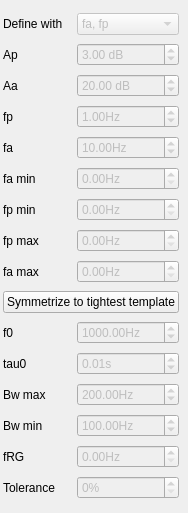
                <widget class="QWidget" name="scrollAreaWidgetContents_4">
                 <property name="geometry">
                  <rect>
                   <x>0</x>
                   <y>0</y>
                   <width>168</width>
                   <height>513</height>
                  </rect>
                 </property>
                 <property name="sizePolicy">
                  <sizepolicy hsizetype="Ignored" vsizetype="Preferred">
                   <horstretch>0</horstretch>
                   <verstretch>0</verstretch>
                  </sizepolicy>
                 </property>
                 <layout class="QGridLayout" name="gridLayout_32">
                  <property name="leftMargin">
                   <number>3</number>
                  </property>
                  <property name="rightMargin">
                   <number>9</number>
                  </property>
                  <item row="2" column="0">
                   <widget class="QLabel" name="label_aa">
                    <property name="text">
                     <string>Aa</string>
                    </property>
                   </widget>
                  </item>
                  <item row="16" column="1">
                   <widget class="QDoubleSpinBox" name="tol_box">
                    <property name="enabled">
                     <bool>false</bool>
                    </property>
                    <property name="suffix">
                     <string>%</string>
                    </property>
                    <property name="decimals">
                     <number>0</number>
                    </property>
                    <property name="minimum">
                     <double>0.000000000000000</double>
                    </property>
                    <property name="maximum">
                     <double>100.000000000000000</double>
                    </property>
                    <property name="singleStep">
                     <double>0.500000000000000</double>
                    </property>
                   </widget>
                  </item>
                  <item row="7" column="0">
                   <widget class="QLabel" name="label_fpmax">
                    <property name="text">
                     <string>fp max</string>
                    </property>
                   </widget>
                  </item>
                  <item row="6" column="1">
                   <widget class="ScienDSpinBox" name="fp_min_box">
                    <property name="enabled">
                     <bool>false</bool>
                    </property>
                    <property name="suffix">
                     <string>Hz</string>
                    </property>
                    <property name="maximum">
                     <double>1000000000.000000000000000</double>
                    </property>
                   </widget>
                  </item>
                  <item row="5" column="1">
                   <widget class="ScienDSpinBox" name="fa_min_box">
                    <property name="enabled">
                     <bool>false</bool>
                    </property>
                    <property name="suffix">
                     <string>Hz</string>
                    </property>
                    <property name="maximum">
                     <double>999999999.000000000000000</double>
                    </property>
                   </widget>
                  </item>
                  <item row="4" column="0">
                   <widget class="QLabel" name="label_fa">
                    <property name="text">
                     <string>fa</string>
                    </property>
                   </widget>
                  </item>
                  <item row="3" column="1">
                   <widget class="ScienDSpinBox" name="fp_box">
                    <property name="enabled">
                     <bool>false</bool>
                    </property>
                    <property name="suffix">
                     <string>Hz</string>
                    </property>
                    <property name="maximum">
                     <double>1000000000.000000000000000</double>
                    </property>
                    <property name="value">
                     <double>1.000000000000000</double>
                    </property>
                   </widget>
                  </item>
                  <item row="4" column="1">
                   <widget class="ScienDSpinBox" name="fa_box">
                    <property name="enabled">
                     <bool>false</bool>
                    </property>
                    <property name="suffix">
                     <string>Hz</string>
                    </property>
                    <property name="maximum">
                     <double>1000000000.000000000000000</double>
                    </property>
                    <property name="value">
                     <double>10.000000000000000</double>
                    </property>
                   </widget>
                  </item>
                  <item row="13" column="0">
                   <widget class="QLabel" name="label_bwmin">
                    <property name="text">
                     <string>Bw min</string>
                    </property>
                   </widget>
                  </item>
                  <item row="12" column="1">
                   <widget class="ScienDSpinBox" name="bw_max_box">
                    <property name="enabled">
                     <bool>false</bool>
                    </property>
                    <property name="suffix">
                     <string>Hz</string>
                    </property>
                    <property name="maximum">
                     <double>100000000.000000000000000</double>
                    </property>
                    <property name="singleStep">
                     <double>1.000000000000000</double>
                    </property>
                    <property name="value">
                     <double>200.000000000000000</double>
                    </property>
                   </widget>
                  </item>
                  <item row="13" column="1">
                   <widget class="ScienDSpinBox" name="bw_min_box">
                    <property name="enabled">
                     <bool>false</bool>
                    </property>
                    <property name="suffix">
                     <string>Hz</string>
                    </property>
                    <property name="maximum">
                     <double>100000000.000000000000000</double>
                    </property>
                    <property name="value">
                     <double>100.000000000000000</double>
                    </property>
                   </widget>
                  </item>
                  <item row="8" column="0">
                   <widget class="QLabel" name="label_famax">
                    <property name="text">
                     <string>fa max</string>
                    </property>
                   </widget>
                  </item>
                  <item row="1" column="1">
                   <widget class="QDoubleSpinBox" name="ap_box">
                    <property name="enabled">
                     <bool>false</bool>
                    </property>
                    <property name="contextMenuPolicy">
                     <enum>Qt::DefaultContextMenu</enum>
                    </property>
                    <property name="prefix">
                     <string/>
                    </property>
                    <property name="suffix">
                     <string> dB</string>
                    </property>
                    <property name="minimum">
                     <double>0.000000000000000</double>
                    </property>
                    <property name="maximum">
                     <double>1000000.000000000000000</double>
                    </property>
                    <property name="value">
                     <double>3.000000000000000</double>
                    </property>
                   </widget>
                  </item>
                  <item row="11" column="0">
                   <widget class="QLabel" name="label_tau0">
                    <property name="text">
                     <string>tau0</string>
                    </property>
                   </widget>
                  </item>
                  <item row="5" column="0">
                   <widget class="QLabel" name="label_famin">
                    <property name="text">
                     <string>fa min</string>
                    </property>
                   </widget>
                  </item>
                  <item row="7" column="1">
                   <widget class="ScienDSpinBox" name="fp_max_box">
                    <property name="enabled">
                     <bool>false</bool>
                    </property>
                    <property name="suffix">
                     <string>Hz</string>
                    </property>
                    <property name="maximum">
                     <double>1000000000.000000000000000</double>
                    </property>
                   </widget>
                  </item>
                  <item row="0" column="1">
                   <widget class="QComboBox" name="define_with_box">
                    <property name="enabled">
                     <bool>false</bool>
                    </property>
                    <item>
                     <property name="text">
                      <string>fa, fp</string>
                     </property>
                    </item>
                    <item>
                     <property name="text">
                      <string>f0, Bw</string>
                     </property>
                    </item>
                   </widget>
                  </item>
                  <item row="3" column="0">
                   <widget class="QLabel" name="label_fp">
                    <property name="text">
                     <string>fp</string>
                    </property>
                   </widget>
                  </item>
                  <item row="2" column="1">
                   <widget class="QDoubleSpinBox" name="aa_box">
                    <property name="enabled">
                     <bool>false</bool>
                    </property>
                    <property name="prefix">
                     <string/>
                    </property>
                    <property name="suffix">
                     <string> dB</string>
                    </property>
                    <property name="minimum">
                     <double>0.000000000000000</double>
                    </property>
                    <property name="maximum">
                     <double>1000000.000000000000000</double>
                    </property>
                    <property name="value">
                     <double>20.000000000000000</double>
                    </property>
                   </widget>
                  </item>
                  <item row="15" column="1">
                   <widget class="ScienDSpinBox" name="frg_box">
                    <property name="enabled">
                     <bool>false</bool>
                    </property>
                    <property name="suffix">
                     <string>Hz</string>
                    </property>
                    <property name="maximum">
                     <double>1000000000.000000000000000</double>
                    </property>
                    <property name="singleStep">
                     <double>1.000000000000000</double>
                    </property>
                   </widget>
                  </item>
                  <item row="12" column="0">
                   <widget class="QLabel" name="label_bwmax">
                    <property name="text">
                     <string>Bw max</string>
                    </property>
                   </widget>
                  </item>
                  <item row="15" column="0">
                   <widget class="QLabel" name="label_fRG">
                    <property name="text">
                     <string>fRG</string>
                    </property>
                   </widget>
                  </item>
                  <item row="10" column="0">
                   <widget class="QLabel" name="label_f0">
                    <property name="text">
                     <string>f0</string>
                    </property>
                   </widget>
                  </item>
                  <item row="6" column="0">
                   <widget class="QLabel" name="label_fpmin">
                    <property name="text">
                     <string>fp min</string>
                    </property>
                   </widget>
                  </item>
                  <item row="11" column="1">
                   <widget class="ScienDSpinBox" name="tau0_box">
                    <property name="enabled">
                     <bool>false</bool>
                    </property>
                    <property name="suffix">
                     <string>s</string>
                    </property>
                    <property name="singleStep">
                     <double>1.000000000000000</double>
                    </property>
                    <property name="value">
                     <double>0.010000000000000</double>
                    </property>
                   </widget>
                  </item>
                  <item row="10" column="1">
                   <widget class="ScienDSpinBox" name="f0_box">
                    <property name="enabled">
                     <bool>false</bool>
                    </property>
                    <property name="suffix">
                     <string>Hz</string>
                    </property>
                    <property name="minimum">
                     <double>0.000000000000000</double>
                    </property>
                    <property name="maximum">
                     <double>1000000000.000000000000000</double>
                    </property>
                    <property name="singleStep">
                     <double>1.000000000000000</double>
                    </property>
                    <property name="value">
                     <double>1000.000000000000000</double>
                    </property>
                   </widget>
                  </item>
                  <item row="1" column="0">
                   <widget class="QLabel" name="label_ap">
                    <property name="text">
                     <string>Ap</string>
                    </property>
                   </widget>
                  </item>
                  <item row="8" column="1">
                   <widget class="ScienDSpinBox" name="fa_max_box">
                    <property name="enabled">
                     <bool>false</bool>
                    </property>
                    <property name="suffix">
                     <string>Hz</string>
                    </property>
                    <property name="maximum">
                     <double>1000000000.000000000000000</double>
                    </property>
                    <property name="singleStep">
                     <double>1.000000000000000</double>
                    </property>
                   </widget>
                  </item>
                  <item row="16" column="0">
                   <widget class="QLabel" name="label_tolerance">
                    <property name="text">
                     <string>Tolerance</string>
                    </property>
                   </widget>
                  </item>
                  <item row="0" column="0">
                   <widget class="QLabel" name="label_definewith">
                    <property name="text">
                     <string>Define with</string>
                    </property>
                   </widget>
                  </item>
                  <item row="9" column="0" colspan="2">
                   <widget class="QPushButton" name="symmetrize_btn">
                    <property name="text">
                     <string>Symmetrize to tightest template</string>
                    </property>
                   </widget>
                  </item>
                 </layout>
                </widget>
